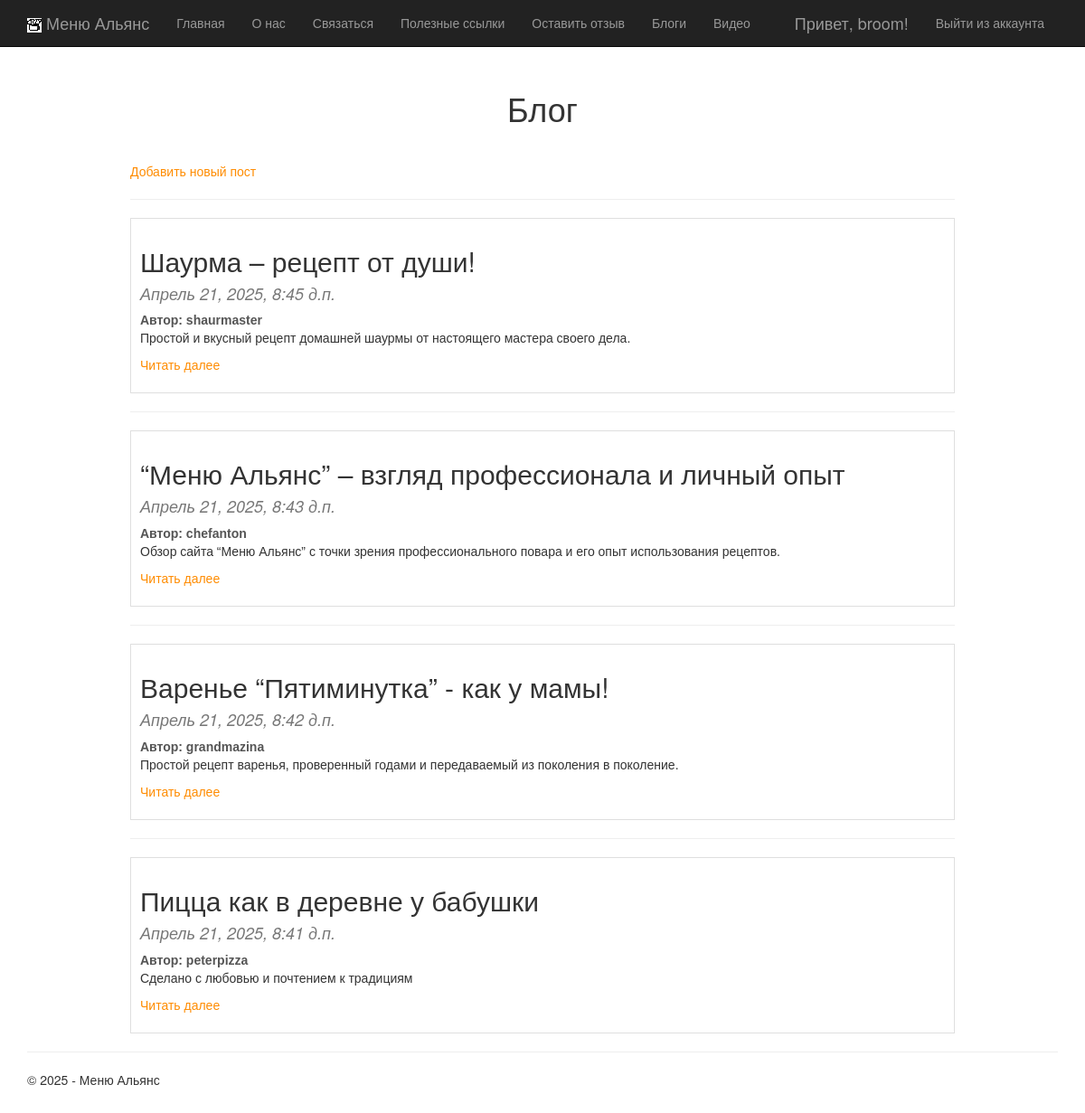
Page /blog/ (signed in) on the committed database.
### app/models.py (models this page shows, shortened)
class Blog(models.Model):
    title = models.CharField(max_length=100, verbose_name="Заголовок")
    description = models.TextField(verbose_name="Краткое содержание")
    content = models.TextField(verbose_name="Полное содержание")
    posted = models.DateTimeField(default=timezone.now, db_index=True, verbose_name="Опубликована")
    pub_date = models.DateTimeField(default=timezone.now, verbose_name="Дата публикации")
    image = models.FileField(default = 'temp.jpg', verbose_name = "Путь")
    author = models.ForeignKey(User, on_delete=models.CASCADE, verbose_name="Автор", blank=True, null=True)
    class Meta:
        db_table = "Posts"
        ordering = ["-posted"]
        verbose_name = "статья блога"
        verbose_name_plural = "статьи блога"

### app/views.py (the view)
# urls.py: path('blog/', views.blog, name='blog'),
def blog(request):
    assert isinstance(request, HttpRequest)
    posts = Blog.objects.all()
    return render(request,'app/blog.html',
    {
        'title':'Блог',
        'posts': posts,
        'year':datetime.now().year,
    })

### app/templates/app/blog.html
{% extends "app/layout.html" %}
{% block content %}
{% load static %}
<div class="blog-container">
    <h1 class="blog-title">{{ title }}</h1>
    <br />
    {% if user.is_superuser %}
        <a href="{% url 'new_post' %}" class="post-link">Добавить новый пост</a>
    {% endif %}
    {% for post in posts %}
        <hr />
        <div class="one-card">
            <h2 class="post-title"> {{post.title}} </h2>
            <h4 class="post-date"> {{post.posted}} </h4>
            <span class="post-author">Автор: {{post.author}}</span>
            <p> {{post.description}} </p>
            <p><a href="{% url 'blogpost' parametr=post.id %}" class="post-link"> Читать далее </a> </p>
        </div>
    {% endfor %}
</div>
{% endblock %}

### app/templates/app/loginpartial.html (shortened to what this page needs)
{% if user.is_authenticated %}
<form id="logoutForm" action="/logout/" method="post" class="navbar-right">
    <ul class="nav navbar-nav navbar-right">
        <li><span class="navbar-brand">Привет, {{ user.username }}!</span></li>
        <li><a href="javascript:document.getElementById('logoutForm').submit()">Выйти из аккаунта</a></li>
    </ul>
</form>
{% else %}
<ul class="nav navbar-nav navbar-right">
    <li><a href="{% url 'login' %}">Войти в аккаунт</a></li>
    <li><a href="{% url 'registration' %}">Зарегестрироваться</a></li>
</ul>
{% endif %}

### app/static/app/content/site.css (style rules this page uses)
body { padding-top: 80px; padding-bottom: 20px; }
.blog-container { width: 80%; margin: 0 auto; font-family: sans-serif; }
.blog-title { color: #333; text-align: center; margin-bottom: 20px; }
.post-date { font-style: italic; color: #777; }
.post-author { font-weight: bold; color: #555; margin-top: 5px; display: block; }
.post-link { color: darkorange; text-decoration: none; }
.one-card { border: 1px solid rgba(0, 0, 0, 0.125); padding: 10px; margin-bottom: 15px; }

### rows in the picture
Blog: title "Шаурма – рецепт от души!", posted "Апрель 21, 2025, 8:45 д.п.", author "shaurmaster", description "Простой и вкусный рецепт домашней шаурмы от настоящего мастера своего дела."
Blog: title "“Меню Альянс” – взгляд профессионала и личный опыт", posted "Апрель 21, 2025, 8:43 д.п.", author "chefanton", description "Обзор сайта “Меню Альянс” с точки зрения профессионального повара и его опыт использования рецептов."
Blog: title "Варенье “Пятиминутка” - как у мамы!", posted "Апрель 21, 2025, 8:42 д.п.", author "grandmazina", description "Простой рецепт варенья, проверенный годами и передаваемый из поколения в поколение."
Blog: title "Пицца как в деревне у бабушки", posted "Апрель 21, 2025, 8:41 д.п.", author "peterpizza", description "Сделано с любовью и почтением к традициям"

### other values in the picture
{{ user.username }} "broom"
{{ title }} "Блог"
